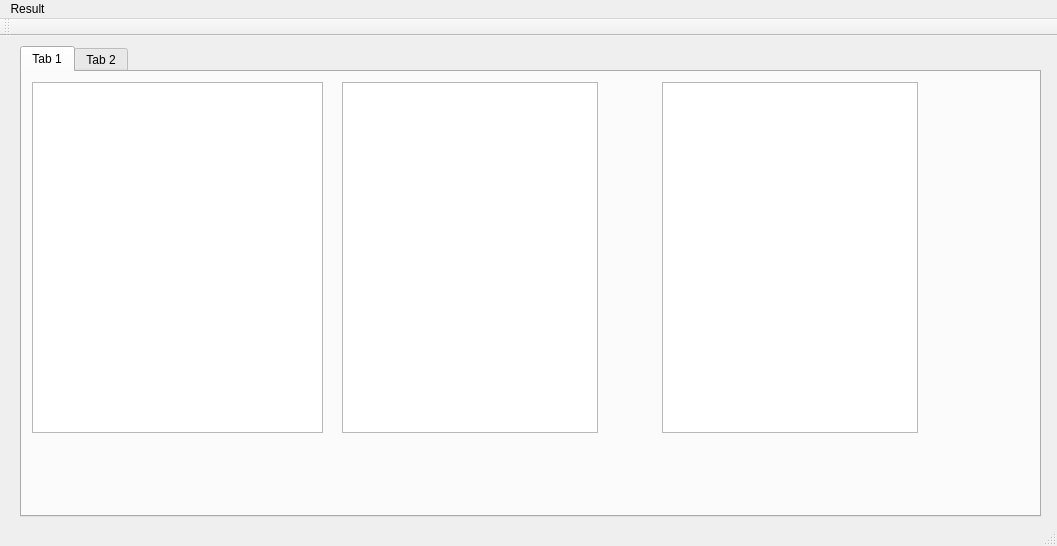
<?xml version="1.0" encoding="UTF-8"?>
<ui version="4.0">
 <class>MainWindow</class>
 <widget class="QMainWindow" name="MainWindow">
  <property name="geometry">
   <rect>
    <x>0</x>
    <y>0</y>
    <width>1057</width>
    <height>546</height>
   </rect>
  </property>
  <property name="windowTitle">
   <string>MainWindow</string>
  </property>
  <widget class="QWidget" name="centralWidget">
   <widget class="QTabWidget" name="tabWidget">
    <property name="geometry">
     <rect>
      <x>20</x>
      <y>10</y>
      <width>1021</width>
      <height>471</height>
     </rect>
    </property>
    <property name="currentIndex">
     <number>0</number>
    </property>
    <widget class="QWidget" name="tab">
     <attribute name="title">
      <string>Tab 1</string>
     </attribute>
     <widget class="QTableWidget" name="tableWidget">
      <property name="geometry">
       <rect>
        <x>10</x>
        <y>10</y>
        <width>291</width>
        <height>351</height>
       </rect>
      </property>
     </widget>
     <widget class="QTableWidget" name="tableWidget_2">
      <property name="geometry">
       <rect>
        <x>320</x>
        <y>10</y>
        <width>256</width>
        <height>351</height>
       </rect>
      </property>
     </widget>
     <widget class="QTableWidget" name="tableWidget_3">
      <property name="geometry">
       <rect>
        <x>640</x>
        <y>10</y>
        <width>256</width>
        <height>351</height>
       </rect>
      </property>
     </widget>
    </widget>
    <widget class="QWidget" name="tab_2">
     <attribute name="title">
      <string>Tab 2</string>
     </attribute>
     <widget class="QTextEdit" name="textEdit">
      <property name="geometry">
       <rect>
        <x>20</x>
        <y>20</y>
        <width>641</width>
        <height>391</height>
       </rect>
      </property>
     </widget>
     <widget class="QTextEdit" name="textEdit_2">
      <property name="geometry">
       <rect>
        <x>680</x>
        <y>20</y>
        <width>311</width>
        <height>391</height>
       </rect>
      </property>
     </widget>
    </widget>
   </widget>
  </widget>
  <widget class="QMenuBar" name="menuBar">
   <property name="geometry">
    <rect>
     <x>0</x>
     <y>0</y>
     <width>1057</width>
     <height>20</height>
    </rect>
   </property>
   <widget class="QMenu" name="menuResult">
    <property name="title">
     <string>Result</string>
    </property>
    <addaction name="actionLexical_analyzer"/>
    <addaction name="actionSyntax_analyzer"/>
    <addaction name="actionPolis"/>
    <addaction name="actionCalculate"/>
   </widget>
   <addaction name="menuResult"/>
  </widget>
  <widget class="QToolBar" name="mainToolBar">
   <attribute name="toolBarArea">
    <enum>TopToolBarArea</enum>
   </attribute>
   <attribute name="toolBarBreak">
    <bool>false</bool>
   </attribute>
  </widget>
  <widget class="QStatusBar" name="statusBar"/>
  <action name="actionLexical_analyzer">
   <property name="text">
    <string>Lexical analyzer</string>
   </property>
  </action>
  <action name="actionSyntax_analyzer">
   <property name="text">
    <string>Syntax analyzer</string>
   </property>
  </action>
  <action name="actionPolis">
   <property name="text">
    <string>Polis</string>
   </property>
  </action>
  <action name="actionCalculate">
   <property name="text">
    <string>Calculate</string>
   </property>
  </action>
 </widget>
 <layoutdefault spacing="6" margin="11"/>
 <resources/>
 <connections/>
</ui>
